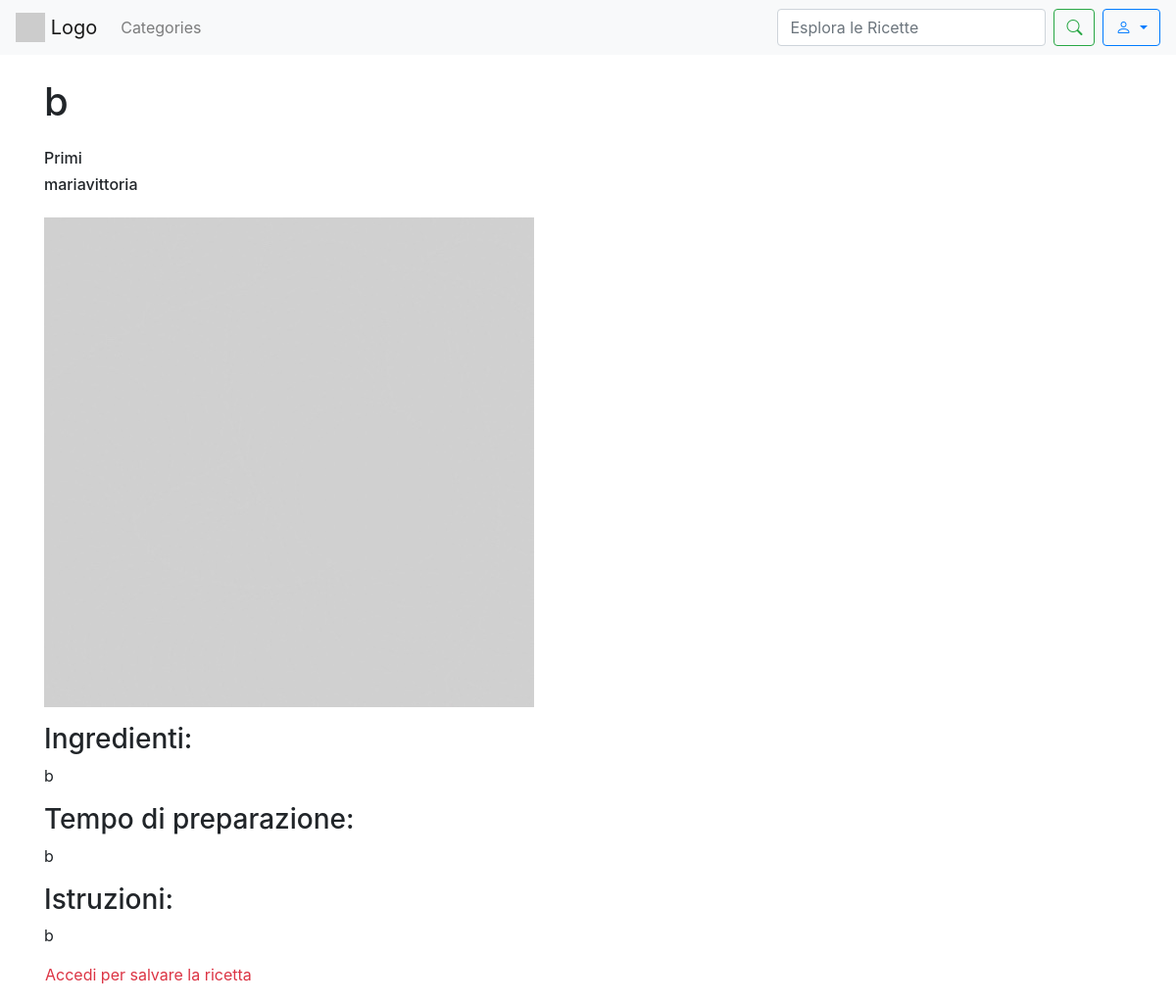
The page /recipe/16/ on the database its author committed.
### sito/models.py (models this page shows, shortened)
class Recipe(models.Model):
    title = models.CharField(max_length=200)
    photo = models.ImageField(upload_to='recipes_photos/', blank=True, null=True)
    preparationtime = models.CharField(help_text="Totale tempo di preparazione (es: 1 hour 30 minutes)", max_length=200,
                                       blank=True, null=True)
    category = models.ForeignKey(Category, on_delete=models.CASCADE)
    user = models.ForeignKey('CustomUser', on_delete=models.CASCADE)
    ingredients = models.TextField()
    instructions = models.TextField()

class Category(models.Model):
    name = models.CharField(max_length=100)
    def __str__(self):
        return self.name

class CustomUser(AbstractUser):
    profile_image = models.ImageField(upload_to='profile_images/', blank=True, null=True)
    def __str__(self):
        return self.username

### sito/views.py (the view)
# urls.py: path('recipe/<int:id>/', recipe_detail, name='recipe_detail'),
def recipe_detail(request, id):
    recipe = get_object_or_404(Recipe, id=id)
    return render(request, 'recipe_detail.html', {'recipe': recipe})

### template/recipe_detail.html (shortened to what this page needs)
<!DOCTYPE html>
{% load static %}
<html lang="en">
<head>
    <link rel="stylesheet" href="https://maxcdn.bootstrapcdn.com/bootstrap/4.5.2/css/bootstrap.min.css">
    <link rel="stylesheet" href="https://cdn.jsdelivr.net/npm/bootstrap-icons/font/bootstrap-icons.css">
</head>
<body>
    <nav class="navbar navbar-expand-lg navbar-light bg-light">
        <a class="navbar-brand" href="{% url 'homepage' %}">
            <img src="https://via.placeholder.com/30" alt="Logo" class="d-inline-block align-top">
            Logo
        </a>
            <ul class="navbar-nav mr-auto">
                <li class="nav-item">
                    <a class="nav-link" href="#">Categories</a>
                </li>
            </ul>
            <form class="form-inline my-2 my-lg-0" method="GET" action="{% url 'search' %}">
                <input class="form-control mr-sm-2" type="search" name ="q" placeholder="Esplora le Ricette" aria-label="Search">
                <button class="btn btn-outline-success my-2 my-sm-0" type="submit"><i class="bi bi-search"></i></button>
            </form>
            <div class="dropdown ml-2">
                <button class="btn btn-outline-primary dropdown-toggle" type="button" id="userDropdown" data-toggle="dropdown" aria-haspopup="true" aria-expanded="false">
                    <i class="bi bi-person"></i>
                </button>
            </div>
    </nav>
    <div class="container">
        <h1 class="my-4">{{ recipe.title }}</h1>
        <h6>{{recipe.category}}</h6>
        {% if user.is_authenticated %}
            {% if recipe.user.username != user.username%}
            <h6 class="text-secondary">{{recipe.user}}</h6>
            {% endif %}
        {% else %}
            <h6>{{recipe.user}}</h6>
        {% endif %}
        {% if recipe.photo %}
            <img src=" {{ recipe.photo.url }} " class="img-fluid rounded-start my-3" alt="foto ricetta" style="max-height: 300px; width: auto">
        {% else %}
            <img src="{% static 'images/defaultrecipe.jpg' %}" class="img-fluid rounded-start my-3" alt="foto ricetta">
        {% endif %}
        <h3>Ingredienti:</h3>
        <p>{{ recipe.ingredients }}</p>
        <h3>Tempo di preparazione:</h3>
        <p>{{ recipe.preparationtime }}</p>
        <h3>Istruzioni:</h3>
        <p>{{ recipe.instructions }}</p>
        <div class="row ">
         {% if user.is_authenticated %}
            {% if recipe.user.username != user.username%}
                <button id="toggle-save-recipe-button" class="btn btn-light my-4 mx-2" data-recipe-id="{{ recipe.id }}">
                    <i class="bi bi-bookmark-heart"></i>
                </button>
                <div class="mt-3" id="message-container"></div>
            {% else %}
                <a href="{% url 'modifica_ricetta' recipe.id %}" class="btn btn-primary my-4 mx-2">Modifica Ricetta</a>
                <a class="btn btn-danger my-4 mx-2" onclick="confirmDelete();">Elimina Ricetta</a>
                <form id="delete-form" action="{% url 'delete_recipe' recipe.id %}" method="post" style="display:none;">
                {% csrf_token %}
                </form>
            {% endif %}
         {% else%}
            <p class="text-danger mx-3"><a class="text-danger" href="{% url 'mylogin' %}">Accedi </a> per salvare la ricetta</p>
         {% endif %}
         </div>
    </div>
</body>
</html>

### rows shown on the page
Recipe: title "b", category "Primi", user "mariavittoria", ingredients "b", preparationtime "b", instructions "b"
